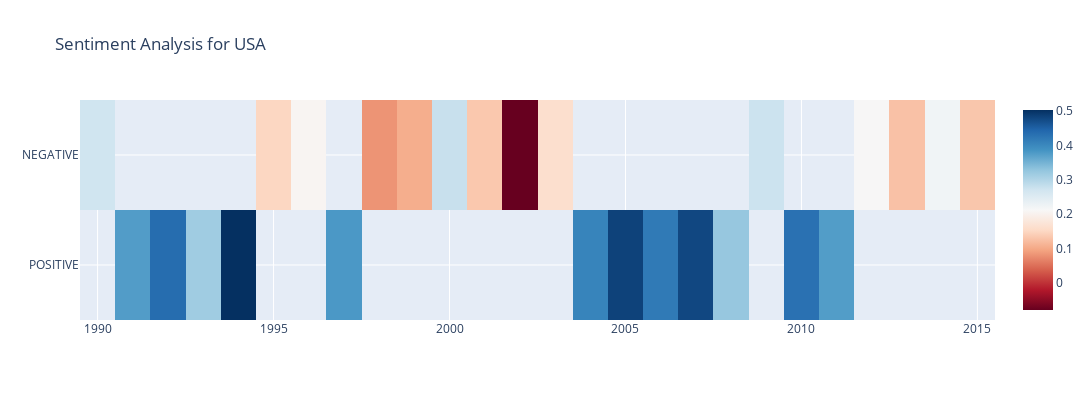

The notebook cell saved with this chart:
### Code cell
sentiment_graph(usa, 'USA')

### Figure 1 — Plotly figure (JSON) as saved in the notebook; plotly's stock layout.template omitted (floating-point values rounded to 4 significant figures)
{"data": [{"colorscale": [[0, "rgb(103,0,31)"], [0.1, "rgb(178,24,43)"], [0.2, "rgb(214,96,77)"], [0.3, "rgb(244,165,130)"], [0.4, "rgb(253,219,199)"], [0.5, "rgb(247,247,247)"], [0.6, "rgb(209,229,240)"], [0.7, "rgb(146,197,222)"], [0.8, "rgb(67,147,195)"], [0.9, "rgb(33,102,172)"], [1, "rgb(5,48,97)"]], "type": "heatmap", "x": [1990, 1991, 1992, 1993, 1994, 1995, 1996, 1997, 1998, 1999, 2000, 2001, 2002, 2003, 2004, 2005, 2006, 2007, 2008, 2009, 2010, 2011, 2012, 2013, 2014, 2015], "y": ["NEGATIVE", "POSITIVE", "POSITIVE", "POSITIVE", "POSITIVE", "NEGATIVE", "NEGATIVE", "POSITIVE", "NEGATIVE", "NEGATIVE", "NEGATIVE", "NEGATIVE", "NEGATIVE", "NEGATIVE", "POSITIVE", "POSITIVE", "POSITIVE", "POSITIVE", "POSITIVE", "NEGATIVE", "POSITIVE", "POSITIVE", "NEGATIVE", "NEGATIVE", "NEGATIVE", "NEGATIVE"], "z": [0.2713, 0.3763, 0.4369, 0.3154, 0.5036, 0.1496, 0.2063, 0.3811, 0.08132, 0.1049, 0.2788, 0.1328, -0.07947, 0.1618, 0.4069, 0.4843, 0.4197, 0.4787, 0.3243, 0.2749, 0.4306, 0.3758, 0.2103, 0.1262, 0.2226, 0.1308]}], "layout": {"autosize": false, "height": 400, "title": {"text": "Sentiment Analysis for USA"}, "width": 1150, "yaxis": {"autorange": "reversed"}}}
